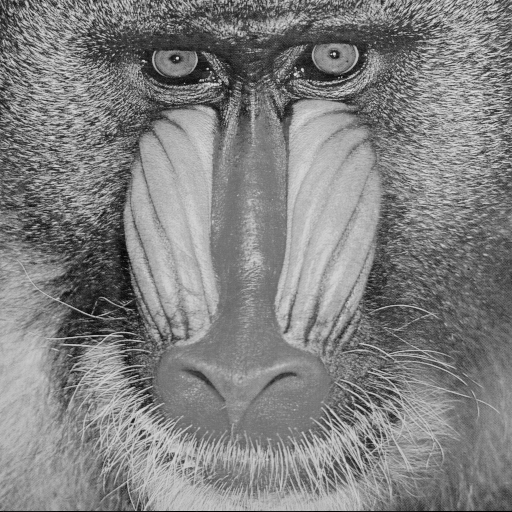
%> input picture ex_resolvidos atuais/exercicios/Exercicio02/imagem/baboon.png, 512 x 512 px
$ octave EX02.m   (GNU Octave 9; MATLAB toolbox functions it lacks are replaced by stand-ins)
%> lines starting %> are read from the running program, lines starting %| are printed output that depends on the picture; in (x1, y1, x2, y2) boxes, pixels count from 0 and x2, y2 are one past the last pixel; in counts of white or black regions, pixels touching at a corner belong together; the program's own positions count from 1
clc all;
close all;
clear all;

pkg load image

%Exercício 02
im= imread('baboon.png');
%> im is the input picture: size 512x512 uint8; min 0, max 230, mean 129.1
figure, imshow(im);
%a
imB = double(im/255.0);
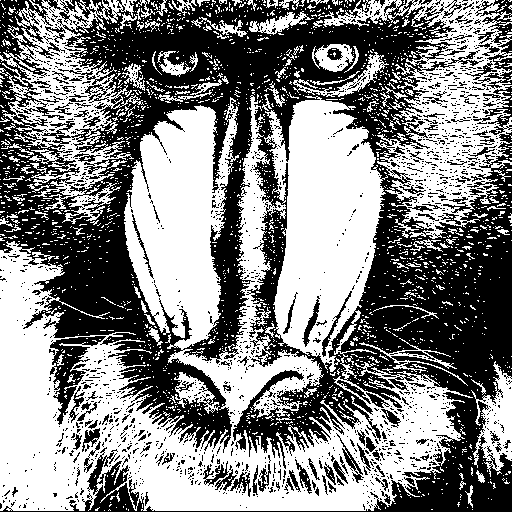
%> imB: size 512x512 double; values 0 (black) and 1 (white), 52.2% white; 1805 black regions (1663 under 20 px), largest, box (x1, y1, x2, y2) and area: (0, 0, 512, 512) 108582, (49, 336, 106, 425) 1622, (475, 0, 512, 71) 903
%b
gama = 1.5;
imB15 = im*exp(1/gama);
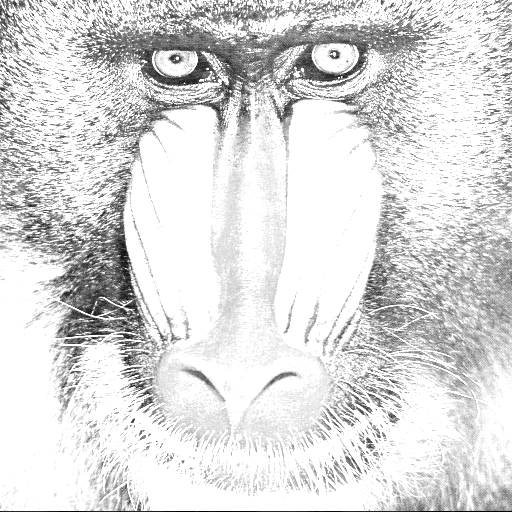
%> imB15: size 512x512 uint8; min 0, max 255, mean 219.3
imB = im*exp(1/gama);
imB = im*exp(1/gama);
title('Gama 1,5');

gama = 2.5;
imB25 = uint8(imB);
figure, imshow(imB25);
title('Gama 2,5');

gama = 3.5;
imB35 = uint8(imB);
figure, imshow(imB35);
title('Gama 3,5');

$ run again, with ex_resolvidos atuais/exercicios/Exercicio02/imagem/butterfly.png copied over ex_resolvidos atuais/exercicios/Exercicio02/imagem/baboon.png
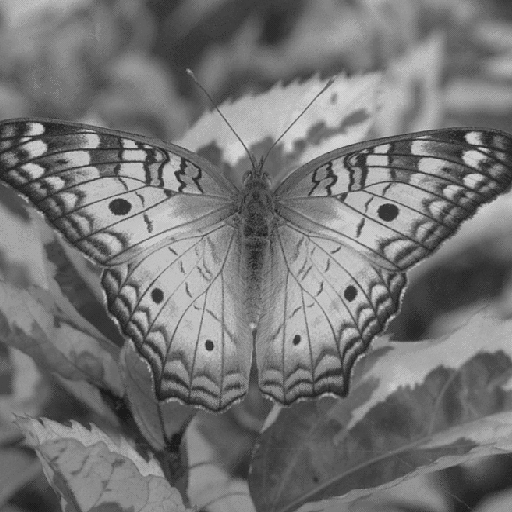
%> input picture ex_resolvidos atuais/exercicios/Exercicio02/imagem/butterfly.png, 512 x 512 px
%> im is the input picture: size 512x512 uint8; min 27, max 212, mean 116.8
%> `imB = double(im/255.0);`:
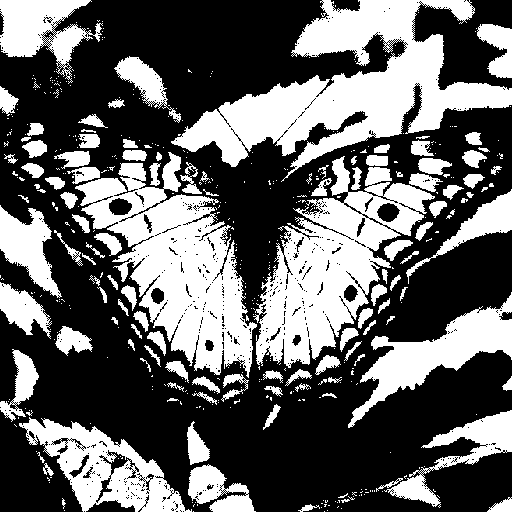
%> imB: size 512x512 double; values 0 (black) and 1 (white), 39.3% white; 466 white regions (351 under 20 px), largest, box (x1, y1, x2, y2) and area: (171, 0, 512, 182) 22892, (75, 152, 257, 378) 17781, (253, 156, 435, 368) 16031
%> `imB15 = im*exp(1/gama);`:
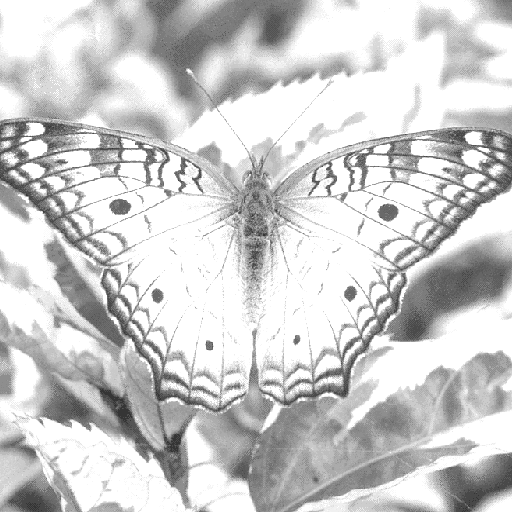
%> imB15: size 512x512 uint8; min 53, max 255, mean 204.4

$ run again, with ex_resolvidos atuais/exercicios/Exercicio02/imagem/rice.png copied over ex_resolvidos atuais/exercicios/Exercicio02/imagem/baboon.png
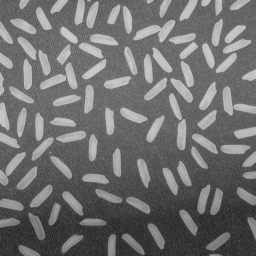
%> input picture ex_resolvidos atuais/exercicios/Exercicio02/imagem/rice.png, 256 x 256 px
%> im is the input picture: size 256x256 uint8; min 40, max 204, mean 111.2
%> `imB = double(im/255.0);`:
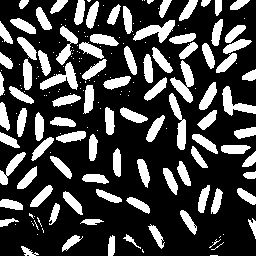
%> imB: size 256x256 double; values 0 (black) and 1 (white), 26.8% white; 191 white regions (102 under 20 px), largest, box (x1, y1, x2, y2) and area: (170, 60, 194, 103) 455, (133, 20, 175, 43) 438, (40, 62, 78, 90) 432
%> `imB15 = im*exp(1/gama);`:
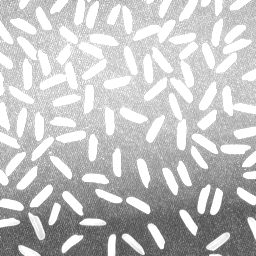
%> imB15: size 256x256 uint8; min 78, max 255, mean 195.5
